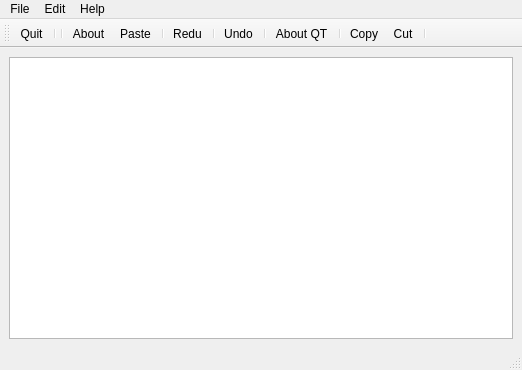
<?xml version="1.0" encoding="UTF-8"?>
<ui version="4.0">
 <class>MainWindow</class>
 <widget class="QMainWindow" name="MainWindow">
  <property name="geometry">
   <rect>
    <x>0</x>
    <y>0</y>
    <width>522</width>
    <height>370</height>
   </rect>
  </property>
  <property name="windowTitle">
   <string>MainWindow</string>
  </property>
  <widget class="QWidget" name="centralwidget">
   <layout class="QHBoxLayout" name="horizontalLayout">
    <item>
     <widget class="QTextEdit" name="textEdit"/>
    </item>
   </layout>
  </widget>
  <widget class="QMenuBar" name="menubar">
   <property name="geometry">
    <rect>
     <x>0</x>
     <y>0</y>
     <width>522</width>
     <height>21</height>
    </rect>
   </property>
   <widget class="QMenu" name="menuFile">
    <property name="title">
     <string>File</string>
    </property>
    <addaction name="actionQuit"/>
   </widget>
   <widget class="QMenu" name="menuEdit">
    <property name="title">
     <string>Edit</string>
    </property>
    <addaction name="actionCopy"/>
    <addaction name="actionPaste"/>
    <addaction name="actionRedu"/>
    <addaction name="actionUndo"/>
    <addaction name="actionCuy"/>
   </widget>
   <widget class="QMenu" name="menuHelp">
    <property name="title">
     <string>Help</string>
    </property>
    <addaction name="actionAbout"/>
    <addaction name="actionAbout_QT"/>
   </widget>
   <addaction name="menuFile"/>
   <addaction name="menuEdit"/>
   <addaction name="menuHelp"/>
  </widget>
  <widget class="QStatusBar" name="statusbar"/>
  <widget class="QToolBar" name="toolBar">
   <property name="windowTitle">
    <string>toolBar</string>
   </property>
   <attribute name="toolBarArea">
    <enum>TopToolBarArea</enum>
   </attribute>
   <attribute name="toolBarBreak">
    <bool>false</bool>
   </attribute>
   <addaction name="actionQuit"/>
   <addaction name="separator"/>
   <addaction name="separator"/>
   <addaction name="actionAbout"/>
   <addaction name="actionPaste"/>
   <addaction name="separator"/>
   <addaction name="actionRedu"/>
   <addaction name="separator"/>
   <addaction name="actionUndo"/>
   <addaction name="separator"/>
   <addaction name="actionAbout_QT"/>
   <addaction name="separator"/>
   <addaction name="actionCopy"/>
   <addaction name="actionCuy"/>
   <addaction name="separator"/>
  </widget>
  <action name="actionQuit">
   <property name="icon">
    <iconset resource="Images.qrc">
     <normaloff>:/images/images/quitIcon.png</normaloff>:/images/images/quitIcon.png</iconset>
   </property>
   <property name="text">
    <string>Quit</string>
   </property>
  </action>
  <action name="actionCopy">
   <property name="icon">
    <iconset resource="Images.qrc">
     <normaloff>:/images/images/copyIcon.png</normaloff>:/images/images/copyIcon.png</iconset>
   </property>
   <property name="text">
    <string>Copy</string>
   </property>
  </action>
  <action name="actionPaste">
   <property name="icon">
    <iconset resource="Images.qrc">
     <normaloff>:/images/images/pasteIcon.png</normaloff>:/images/images/pasteIcon.png</iconset>
   </property>
   <property name="text">
    <string>Paste</string>
   </property>
  </action>
  <action name="actionRedu">
   <property name="icon">
    <iconset resource="Images.qrc">
     <normaloff>:/images/images/redoIcon.png</normaloff>:/images/images/redoIcon.png</iconset>
   </property>
   <property name="text">
    <string>Redu</string>
   </property>
  </action>
  <action name="actionUndo">
   <property name="icon">
    <iconset resource="Images.qrc">
     <normaloff>:/images/images/undoIcon.png</normaloff>:/images/images/undoIcon.png</iconset>
   </property>
   <property name="text">
    <string>Undo</string>
   </property>
  </action>
  <action name="actionAbout">
   <property name="icon">
    <iconset resource="Images.qrc">
     <normaloff>:/images/images/aboutIcon.png</normaloff>:/images/images/aboutIcon.png</iconset>
   </property>
   <property name="text">
    <string>About</string>
   </property>
  </action>
  <action name="actionAbout_QT">
   <property name="icon">
    <iconset resource="Images.qrc">
     <normaloff>:/images/images/aboutQtIcon.png</normaloff>:/images/images/aboutQtIcon.png</iconset>
   </property>
   <property name="text">
    <string>About QT</string>
   </property>
  </action>
  <action name="actionCuy">
   <property name="icon">
    <iconset resource="Images.qrc">
     <normaloff>:/images/images/cutIcon.png</normaloff>:/images/images/cutIcon.png</iconset>
   </property>
   <property name="text">
    <string>Cut</string>
   </property>
  </action>
 </widget>
 <resources>
  <include location="Images.qrc"/>
 </resources>
 <connections/>
</ui>
